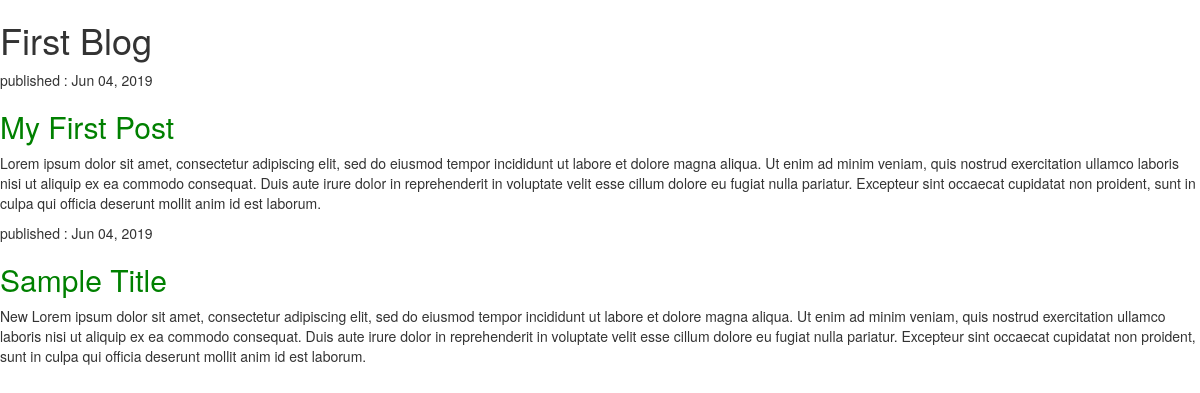
The app's page /, older data.
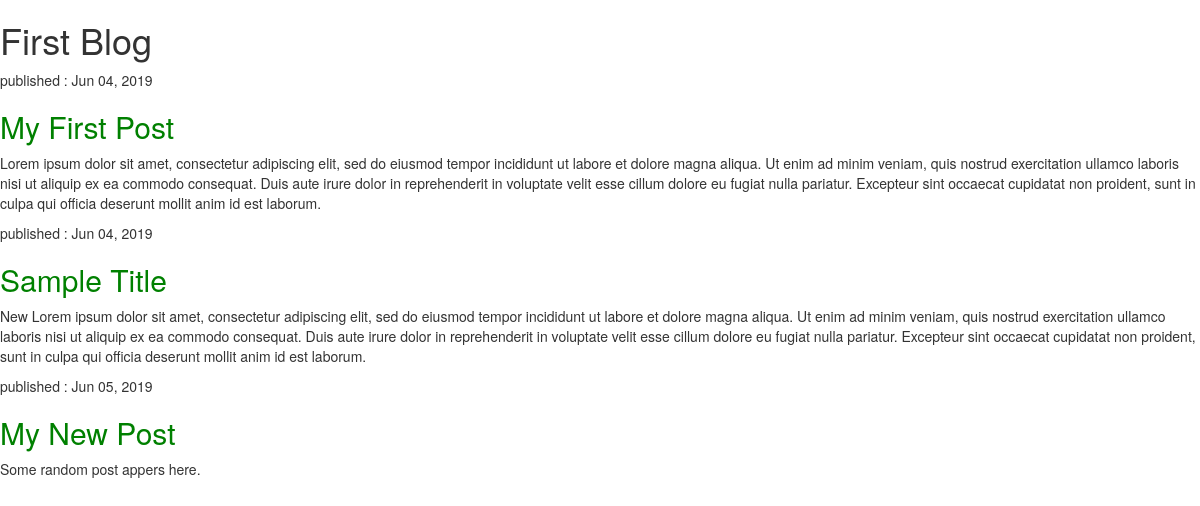
The same page, newer data.
### blog/models.py (models this page shows, shortened)
class Post(models.Model):
    TAGS = (('T', 'Technology'), ('F', 'Food'))
    author =models.ForeignKey(settings.AUTH_USER_MODEL, on_delete=models.CASCADE)
    title = models.CharField(max_length=200)
    text = models.TextField()
    tags = models.CharField(max_length=1, choices=TAGS)
    created_date = models.DateTimeField(default=timezone.now)
    published_date = models.DateTimeField(blank=True, null=True)
    ispublished = models.BooleanField(default=False)

### blog/views.py (the view)
# urls.py: path('', views.post_list, name='post_list'),
def post_list(request):
    posts = Post.objects.filter(published_date__lte=timezone.now()).order_by('published_date')
    return render(request, 'blog/post_list.html', {'posts': posts})

### blog/templates/blog/post_list.html
{% extends 'blog/base.html'%}
{%block content %}
<div>
    {% for post in posts%}
        <div>
            <p>published : {{post.published_date | date:"M d, Y"}}</p>
            <h2><a href='{% url 'post_detail' pk=post.pk %}'>{{post.title}}</a></h2>
            <p>{{post.text | linebreaksbr}}</p>
        </div>
    {% endfor %}
</div>
{% endblock %}

### blog/templates/blog/base.html (shortened to what this page needs)
{% load static %}
<html>
    <head>
        <link rel="stylesheet" href="https://maxcdn.bootstrapcdn.com/bootstrap/3.3.7/css/bootstrap.min.css">
        <link rel="stylesheet" href="https://maxcdn.bootstrapcdn.com/bootstrap/3.3.7/css/bootstrap-theme.min.css">
        <link rel='stylesheet' href="{%static 'css/blog.css'%}">
    </head>
    <body>
        <div>
           <h1> First Blog </h1>
        </div>
        {% block content%}
        {% endblock %}
    </body>
</html>

### blog/static/css/blog.css (style rules this page uses)
h2 a { text-decoration: none; color:green; }

Row changes from the older to the newer data that the page shows:
added Post: published_date "Jun 05, 2019", title "My New Post", text "Some random post appers here."
